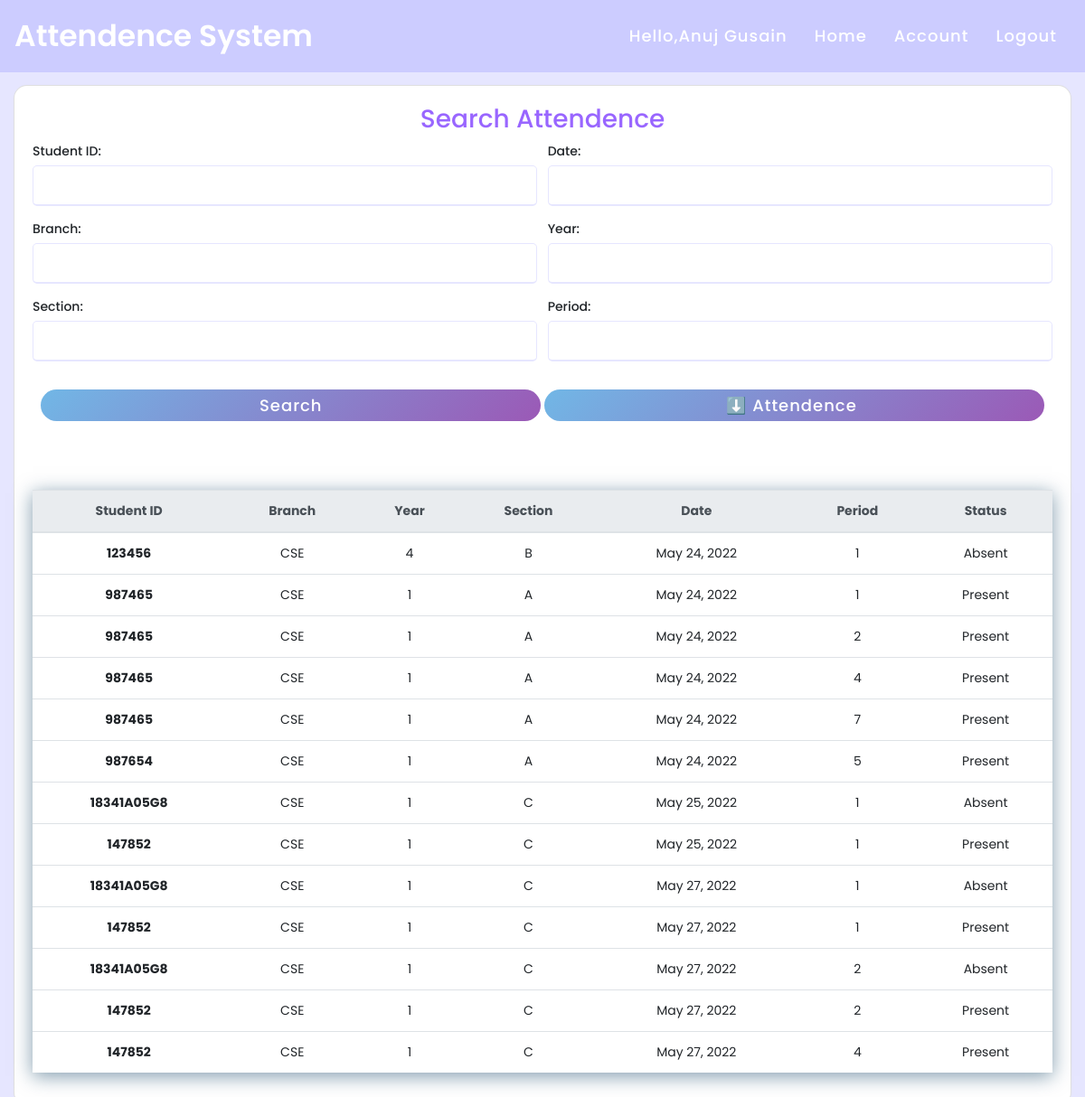
The app's page /searchattendence/ (signed in) with its own data.
### attendence_sys/models.py (models this page shows, shortened)
class Faculty(models.Model):
    user = models.OneToOneField(User, null = True, blank = True, on_delete= models.CASCADE)
    firstname = models.CharField(max_length=200, null=True, blank=True)
    lastname = models.CharField(max_length=200, null=True, blank=True)
    phone = models.CharField(max_length=200, null=True)
    email = models.CharField(max_length=200, null=True)
    profile_pic = models.ImageField(upload_to=user_directory_path ,null=True, blank=True)
    def __str__(self):
        return str(self.firstname + " " + self.lastname)

class Attendence(models.Model):
    Faculty_Name = models.CharField(max_length=200, null=True, blank=True)
    Student_ID = models.CharField(max_length=200, null=True, blank=True)
    date = models.DateField(auto_now_add = True, null = True)
    time = models.TimeField(auto_now_add=True, null = True)
    branch = models.CharField(max_length=200, null = True)
    year = models.CharField(max_length=200, null = True)
    section = models.CharField(max_length=200, null = True)
    period = models.CharField(max_length=200, null = True)
    status = models.CharField(max_length=200, null = True, default='Absent')

### attendence_sys/views.py (the view)
# urls.py: path('searchattendence/', views.searchAttendence, name='searchattendence'),
def searchAttendence(request):
    global attendences
    attendences= Attendence.objects.all()       #gets all data from attendence_sys_attendence table
    myFilter = AttendenceFilter(request.GET, queryset=attendences)
    attendences = myFilter.qs       #filters data
    context = {'myFilter':myFilter, 'attendences': attendences, 'ta':False}
    return render(request, 'attendence_sys/attendence.html', context)

### attendence_sys/templates/attendence_sys/attendence.html (shortened to what this page needs)
{% extends 'attendence_sys/main.html' %}
{% load static %} {% block content %}
 {% if ta == False %}
<div class="card card-body">
    <center>
        <h3>Search Attendence</h3>
    </center>
    <form method="get">
        <div class="form-group">{{myFilter.form.as_p}}</div>
        <div class="button">
            <input type="submit" value="Search" />
            <a href="{% url 'export_excel' %}">
                <input type="button" value="⬇️ Attendence " />
            </a>
        </div>
        <br />
        <div class="row">
            <table class="table">
                <thead class="thead-light">
                    <tr id="header">
                        <th>Student ID</th>
                        <th>Branch</th>
                        <th>Year</th>
                        <th>Section</th>
                        <th>Date</th>
                        <th>Period</th>
                        <th>Status</th>
                    </tr>
                </thead>
                {% for attendence in attendences %}
                <tr>
                    <th data-title="Student_ID">{{ attendence.Student_ID }}</th>
                    <td data-title="Branch">{{ attendence.branch }}</td>
                    <td data-title="Year">{{ attendence.year }}</td>
                    <td data-title="Section">{{ attendence.section }}</td>
                    <td data-title="Date">{{ attendence.date }}</td>
                    <td data-title="Period">{{ attendence.period }}</td>
                    <td data-title="Status">{{ attendence.status }}</td>
                </tr>
                {% endfor %}
            </table>
        </div>
        {% endif %} {% endblock %}

### attendence_sys/templates/attendence_sys/navbar.html (shortened to what this page needs)
{% load static %}
<nav class="navbar">
  <div class="logo" onclick="document.location='/'">
    Attendence System
  </div>
  {%if request.user.is_authenticated%}
  <ul>
    <li><span class="active">Hello,{{ request.user.faculty }} </span></li>
    <li><a href="{% url 'home' %}">Home</a></li>
    <li><a href="{% url 'account' %}">Account</a></li>
    <li><a href="{% url 'logout' %}">Logout</a></li>
  </ul>
  {%else%}
  <ul>
    <li><a href="{% url 'home' %}">Home</a></li>
  </ul>
  {%endif%}
</nav>

### static/css/navbar.css (style rules this page uses)
* { margin: 0; padding: 0; box-sizing: border-box; font-family: 'Poppins', sans-serif; }
nav { height: 80px; background: #ccccff; display: flex; align-items: center; justify-content: space-between; padding: 0px 50px 0px 100px; position: fixed; z-index: 1000 !important; }
nav .logo { font-size: 33px; color: white; font-weight: 600; cursor: pointer; }
nav ul { z-index: 1; display: flex; list-style: none; padding-top: 15px; }
nav ul li { margin: 0 5px; }
nav ul li span { color: white; text-decoration: none; font-size: 18px; font-weight: 500; letter-spacing: 1px; padding: 8px 10px; border-radius: 5px; transition: all 0.3s; }
nav ul li a { color: white; text-decoration: none; font-size: 18px; font-weight: 500; letter-spacing: 1px; padding: 8px 10px; border-radius: 5px; transition: all 0.3s; }

### static/css/main.css (style rules this page uses)
.form-group { display: flex; flex-wrap: wrap; justify-content: space-between; }
.form-group p { display: flex; flex-wrap: wrap; margin-bottom: 15px; flex-basis: 49.5%; }
h3 { color: #9966ff; }
.form-group p label { display: block; font-weight: 500; margin-bottom: 5px; }
.form-group p input { height: 45px; width: 100%; outline: none; border-radius: 5px; border: 1px solid #e6e6ff; padding-left: 15px; font-size: 16px; border-bottom-width: 2px; transition: all 0.3s ease; }
form .row { padding: 0; margin: 0; }
.button { height: 35px; margin: 15px 0px; text-align: center; }
.button input { height: 100%; width: 49%; font-size: 18px; font-weight: 500; letter-spacing: 1px; border: 0px; border-radius: 25px; color: white; background: linear-gradient(135deg, #71b7e6, #9b59b6); cursor: pointer; }

### static/css/attendance.css (style rules this page uses)
table { font-size: 14px; width: 100%; margin: 40px auto; box-shadow: 0px 4px 20px rgba(5, 57, 94, 0.5); -moz-boxshadow: 0px 4px 20px rgba(5, 57, 94, 0.5); -webkit-box-shadow: 0px 4px 20px rgba(5, 57, 94, 0.5); }
tr { text-align: center; }

### static/css/home.css (style rules this page uses)
.form-group select, .form-group input { border: 1px solid #e6e6ff; border-radius: 5px; }
.card.card-body { justify-content: center; border-radius: 15px; }

### records on screen
Attendence: Student_ID "123456", branch "CSE", year "4", section "B", date "May 24, 2022", period "1", status "Absent"
Attendence: Student_ID "987465", branch "CSE", year "1", section "A", date "May 24, 2022", period "1", status "Present"
Attendence: Student_ID "987465", branch "CSE", year "1", section "A", date "May 24, 2022", period "2", status "Present"
Attendence: Student_ID "987465", branch "CSE", year "1", section "A", date "May 24, 2022", period "4", status "Present"
Attendence: Student_ID "987465", branch "CSE", year "1", section "A", date "May 24, 2022", period "7", status "Present"
Attendence: Student_ID "987654", branch "CSE", year "1", section "A", date "May 24, 2022", period "5", status "Present"
Attendence: Student_ID "18341A05G8", branch "CSE", year "1", section "C", date "May 25, 2022", period "1", status "Absent"
Attendence: Student_ID "147852", branch "CSE", year "1", section "C", date "May 25, 2022", period "1", status "Present"
Attendence: Student_ID "18341A05G8", branch "CSE", year "1", section "C", date "May 27, 2022", period "1", status "Absent"
Attendence: Student_ID "147852", branch "CSE", year "1", section "C", date "May 27, 2022", period "1", status "Present"
Attendence: Student_ID "18341A05G8", branch "CSE", year "1", section "C", date "May 27, 2022", period "2", status "Absent"
Attendence: Student_ID "147852", branch "CSE", year "1", section "C", date "May 27, 2022", period "2", status "Present"
Attendence: Student_ID "147852", branch "CSE", year "1", section "C", date "May 27, 2022", period "4", status "Present"

### other values on screen
{{ request.user.faculty }} "Anuj Gusain"
